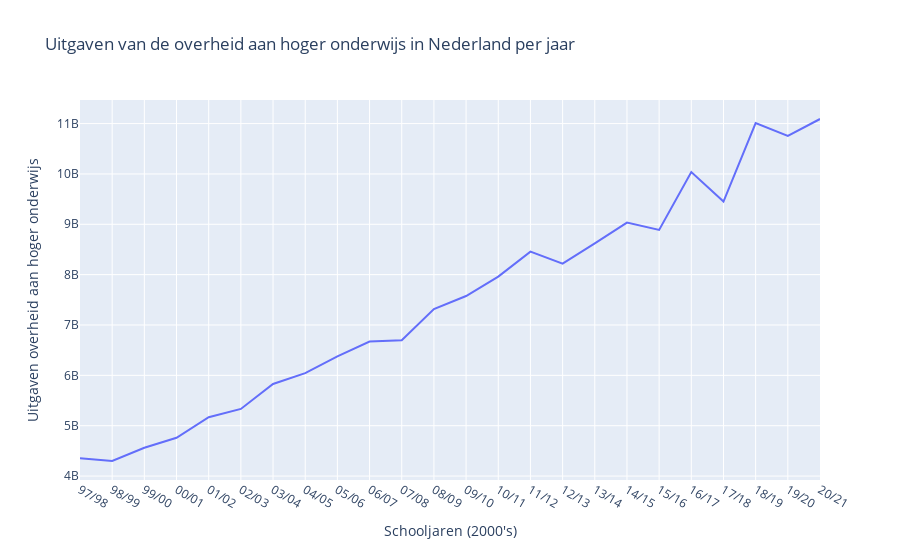

Notebook cell for this chart:
### Code cell
spendings = pd.read_csv('spendings.csv', delimiter=';', quotechar='"')

spendings_relevant = spendings[['Perioden', 'TotaalOverheid_2']]
spendings_total = spendings_relevant.groupby('Perioden').sum().reset_index()

spendings_total = spendings_total.assign(TotaalOverheid_2=spendings_total['TotaalOverheid_2'] * (10**6))

spendings_total = spendings_total.assign(Perioden=spendings_total['Perioden'].str.removesuffix('JJ00'))
spendings_total = spendings_total.assign(Perioden=spendings_total['Perioden'].apply(lambda periode: f'{periode[-2:]}/{str(int(periode) + 1)[-2:]}'))
    
spendings_total_97 = spendings_total.iloc[2:]

spendings_government_year = px.line(spendings_total_97, x='Perioden', y='TotaalOverheid_2', title='Uitgaven van de overheid aan hoger onderwijs in Nederland per jaar')
spendings_government_year.update_layout(xaxis_title='Schooljaren (2000\'s)')
spendings_government_year.update_layout(yaxis_title='Uitgaven overheid aan hoger onderwijs')
spendings_government_year.show()

### Figure 1 — Plotly figure (JSON) as saved in the notebook; plotly's stock layout.template omitted (floating-point values rounded to 4 significant figures)
{"data": [{"hovertemplate": "Perioden=%{x}<br>TotaalOverheid_2=%{y}<extra></extra>", "legendgroup": "", "line": {"color": "#636efa", "dash": "solid"}, "marker": {"symbol": "circle"}, "mode": "lines", "name": "", "orientation": "v", "showlegend": false, "type": "scatter", "x": ["97/98", "98/99", "99/00", "00/01", "01/02", "02/03", "03/04", "04/05", "05/06", "06/07", "07/08", "08/09", "09/10", "10/11", "11/12", "12/13", "13/14", "14/15", "15/16", "16/17", "17/18", "18/19", "19/20", "20/21"], "xaxis": "x", "y": [4356000000, 4299000000, 4562000000, 4761000000, 5169000000, 5333000000, 5828000000, 6044000000, 6377000000, 6671000000, 6699000000, 7318000000, 7575000000, 7960000000, 8456000000, 8218000000, 8621000000, 9034000000, 8889000000, 10039000000, 9452000000, 11010000000, 10755000000, 11091000000], "yaxis": "y"}], "layout": {"legend": {"tracegroupgap": 0}, "title": {"text": "Uitgaven van de overheid aan hoger onderwijs in Nederland per jaar"}, "xaxis": {"anchor": "y", "domain": [0, 1], "title": {"text": "Schooljaren (2000's)"}}, "yaxis": {"anchor": "x", "domain": [0, 1], "title": {"text": "Uitgaven overheid aan hoger onderwijs"}}}}
